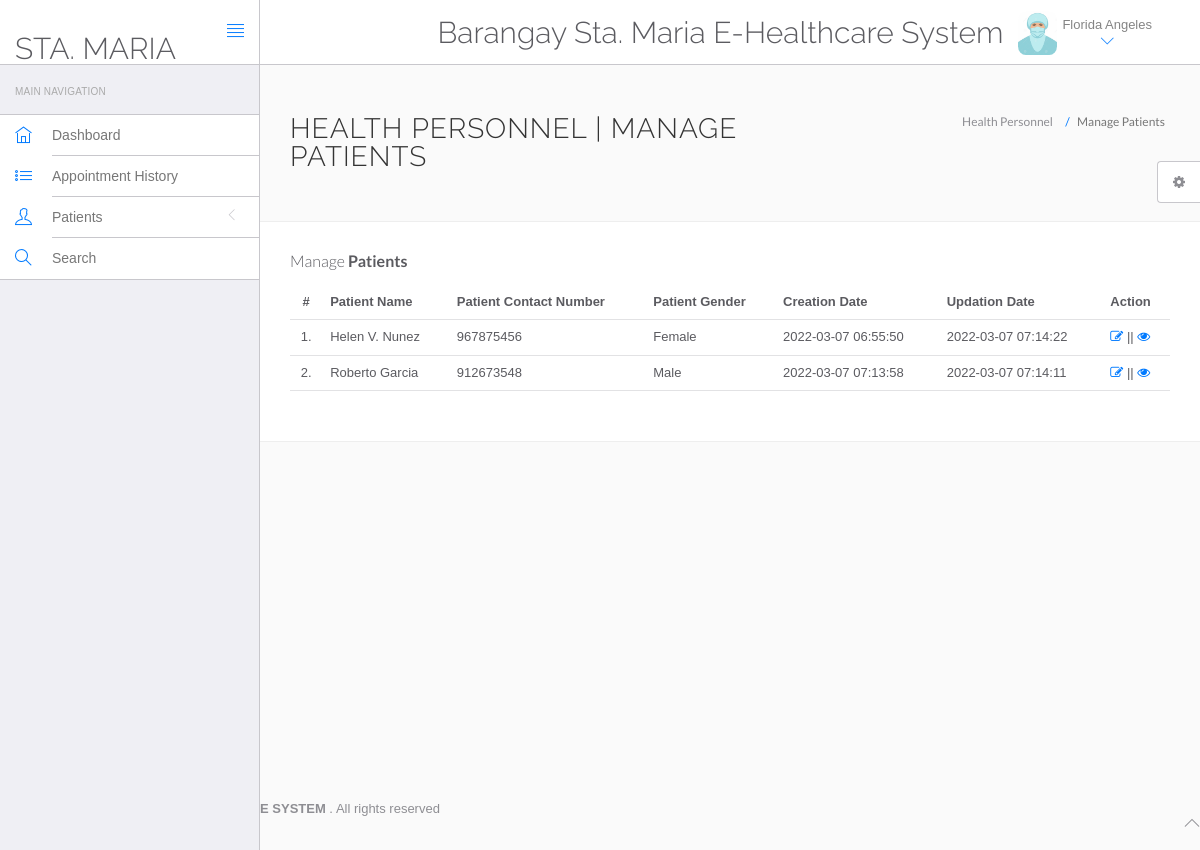
The app's page /hospital/hms/doctor/manage-patient.php (signed in) with its own data.
### tables this page shows
CREATE TABLE `doctors` (
  `id` int(11) NOT NULL,
  `specilization` varchar(255) DEFAULT NULL,
  `doctorName` varchar(255) DEFAULT NULL,
  `address` longtext DEFAULT NULL,
  `docFees` varchar(255) DEFAULT NULL,
  `contactno` bigint(11) DEFAULT NULL,
  `docEmail` varchar(255) DEFAULT NULL,
  `password` varchar(255) DEFAULT NULL,
  `creationDate` timestamp NULL DEFAULT current_timestamp(),
  `updationDate` timestamp NULL DEFAULT NULL ON UPDATE current_timestamp()
);

CREATE TABLE `tblpatient` (
  `ID` int(10) NOT NULL,
  `Docid` int(10) DEFAULT NULL,
  `PatientName` varchar(200) DEFAULT NULL,
  `PatientContno` bigint(10) DEFAULT NULL,
  `PatientEmail` varchar(200) DEFAULT NULL,
  `PatientGender` varchar(50) DEFAULT NULL,
  `PatientAdd` mediumtext DEFAULT NULL,
  `PatientAge` int(10) DEFAULT NULL,
  `PatientMedhis` mediumtext DEFAULT NULL,
  `CreationDate` timestamp NULL DEFAULT current_timestamp(),
  `UpdationDate` timestamp NULL DEFAULT NULL ON UPDATE current_timestamp()
);

### hospital/hms/doctor/manage-patient.php (the view, shortened to what this page needs)
<?php
include('include/config.php');
?>
<!DOCTYPE html>
<html lang="en">
	<head>
		<link rel="stylesheet" href="vendor/bootstrap/css/bootstrap.min.css">
		<link rel="stylesheet" href="vendor/fontawesome/css/font-awesome.min.css">
		<link rel="stylesheet" href="vendor/themify-icons/themify-icons.min.css">
		<link href="vendor/animate.css/animate.min.css" rel="stylesheet" media="screen">
		<link href="vendor/perfect-scrollbar/perfect-scrollbar.min.css" rel="stylesheet" media="screen">
		<link href="vendor/switchery/switchery.min.css" rel="stylesheet" media="screen">
		<link href="vendor/bootstrap-touchspin/jquery.bootstrap-touchspin.min.css" rel="stylesheet" media="screen">
		<link href="vendor/select2/select2.min.css" rel="stylesheet" media="screen">
		<link href="vendor/bootstrap-datepicker/bootstrap-datepicker3.standalone.min.css" rel="stylesheet" media="screen">
		<link href="vendor/bootstrap-timepicker/bootstrap-timepicker.min.css" rel="stylesheet" media="screen">
		<link rel="stylesheet" href="assets/css/styles.css">
		<link rel="stylesheet" href="assets/css/plugins.css">
		<link rel="stylesheet" href="assets/css/themes/theme-1.css" id="skin_color" />
	</head>
	<body>
		<div id="app">
<?php include('include/sidebar.php');?>
<div class="app-content">
<?php include('include/header.php');?>
<div class="main-content" >
<div class="wrap-content container" id="container">
<section id="page-title">
<div class="row">
<div class="col-sm-8">
<h1 class="mainTitle">Health Personnel | Manage Patients</h1>
</div>
<ol class="breadcrumb">
<li>
<span>Health Personnel </span>
</li>
<li class="active">
<span>Manage Patients</span>
</li>
</ol>
</div>
</section>
<div class="container-fluid container-fullw bg-white">
<div class="row">
<div class="col-md-12">
<h5 class="over-title margin-bottom-15">Manage <span class="text-bold">Patients</span></h5>
<table class="table table-hover" id="sample-table-1">
<thead>
<tr>
<th class="center">#</th>
<th>Patient Name</th>
<th>Patient Contact Number</th>
<th>Patient Gender </th>
<th>Creation Date </th>
<th>Updation Date </th>
<th>Action</th>
</tr>
</thead>
<tbody>
<?php
$docid=$_SESSION['id'];
$sql=mysqli_query($con,"select * from tblpatient where Docid='$docid' ");
$cnt=1;
while($row=mysqli_fetch_array($sql))
{
?>
<tr>
<td class="center"><?php echo $cnt;?>.</td>
<td class="hidden-xs"><?php echo $row['PatientName'];?></td>
<td><?php echo $row['PatientContno'];?></td>
<td><?php echo $row['PatientGender'];?></td>
<td><?php echo $row['CreationDate'];?></td>
<td><?php echo $row['UpdationDate'];?>
</td>
<td>
<a href="edit-patient.php?editid=<?php echo $row['ID'];?>"><i class="fa fa-edit"></i></a> || <a href="view-patient.php?viewid=<?php echo $row['ID'];?>"><i class="fa fa-eye"></i></a>
</td>
</tr>
<?php
$cnt=$cnt+1;
 }?></tbody>
</table>
</div>
</div>
</div>
</div>
</div>
</div>
</div>
	<?php include('include/footer.php');?>
	<?php include('include/setting.php');?>
	</body>
</html>

### hospital/hms/doctor/include/header.php (shortened to what this page needs)
<header class="navbar navbar-default navbar-static-top">
					<div class="navbar-header">
						<a class="navbar-brand" href="#">
							<h2 style="padding-top:20% ">STA. MARIA </h2>
						</a>
						<a href="#" class="sidebar-toggler pull-right visible-md visible-lg" data-toggle-class="app-sidebar-closed" data-toggle-target="#app">
							<i class="ti-align-justify"></i>
						</a>
					</div>
					<div class="navbar-collapse collapse">
						<ul class="nav navbar-right">
								<li  style="padding-top:2% ">
								<h2>Barangay Sta. Maria E-Healthcare System</h2>
							</li>
							<li class="dropdown current-user">
								<a href class="dropdown-toggle" data-toggle="dropdown">
									<img src="assets/images/personnel.jpg" > <span class="username">
									<?php $query=mysqli_query($con,"select doctorName from doctors where id='".$_SESSION['id']."'");
while($row=mysqli_fetch_array($query))
{
	echo $row['doctorName'];
}
									?> <i class="ti-angle-down"></i></i></span>
								</a>
							</li>
						</ul>
					</div>
				</header>

### hospital/hms/doctor/assets/css/themes/theme-1.css (style rules this page uses)
body { background: #FAFAFA; }
header .navbar-header { background: #ffffff !important; border-right-color: #c8c7cc !important; border-bottom-color: #c8c7cc !important; }
header .navbar-header .sidebar-toggler, header .navbar-header .sidebar-mobile-toggler { color: #007aff !important; }
header .navbar-header .navbar-brand { color: #777 !important; }
header .navbar-collapse { background: #ffffff !important; border-bottom-color: #c8c7cc !important; box-shadow: none !important; }
header .navbar-collapse .navbar-right > li > a { color: #777; }
header .navbar-collapse .navbar-right > li > a i { color: #007aff !important; }

### records on screen
doctors: doctorName "Florida Angeles"
tblpatient: PatientName "Helen V. Nunez", PatientContno "967875456", PatientGender "Female", CreationDate "2022-03-07 06:55:50", UpdationDate "2022-03-07 07:14:22"
tblpatient: PatientName "Roberto Garcia", PatientContno "912673548", PatientGender "Male", CreationDate "2022-03-07 07:13:58", UpdationDate "2022-03-07 07:14:11"
